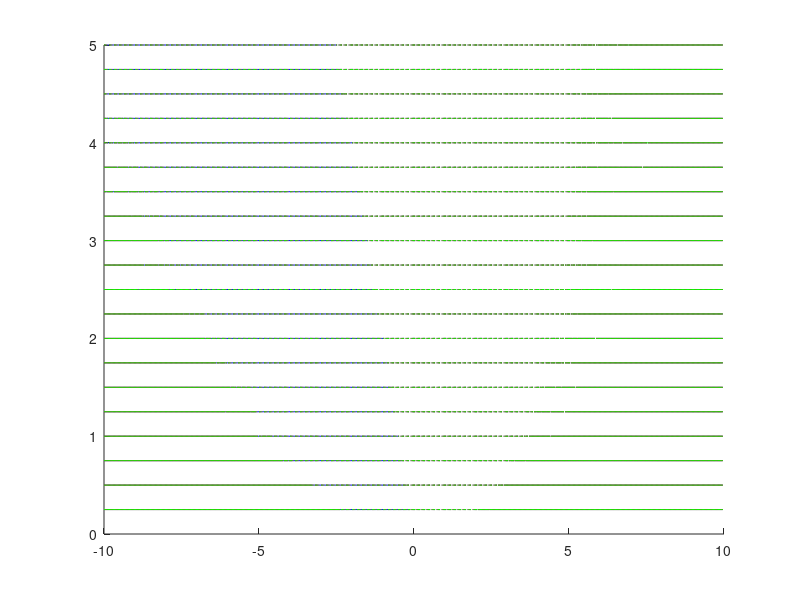

MATLAB code to generate this figure:
clear; close all;

% parameters
miu = -0.5;
sigma = 1;

% density function
f = @(t,x)1/sigma/sqrt(2*pi*t)*exp(-(x-miu*t).^2/(2*sigma^2*t));

% grid
Lx = 20;
nx = 500;
x = linspace(-Lx/2,Lx/2-Lx/nx,nx)';
Lt = 5;
nt = 20;
t = linspace(Lt/nt,Lt,nt);

% true density values
fx = zeros(nx,nt);
for i = 1:nt
    fx(:,i) = f(t(i),x);
end

% true fft
shift = (-1).^((0:nx-1)-floor(nx/2)).';
ytrue = zeros(nx,nt);
for i = 1:nt
    ytrue(:,i) = fftshift(fft(fx(:,i)))/nx;
end
ytrue = ytrue.*shift;

% propagation
y(:,1) = ytrue(:,1);
A = zeros(nx,nx);
for n = 1:nx
    N = n-1-floor(nx/2);
    if n == 1 && mod(nx,2) == 0
        A(n,n) = -2*sigma^2*pi^2*N^2/Lx^2;
    else
        A(n,n) = -miu*2*pi*1i*N/Lx-2*sigma^2*pi^2*N^2/Lx^2;
    end
end

for i = 2:nt
    y(:,i) = expm(A*(i-1)*Lt/nt)*y(:,1);
end

% reconstruct density
freq = ((0:nx-1)-floor(nx/2))/Lx;
f_fft = @(x,y)real(sum(y.'.*exp(1i*freq*2*pi.*x),2));

% plot
figure; hold on;
for i = 1:nt
    plot3(x,ones(nx,1)*t(i),fx(:,i),'b');
    plot3(x,ones(nx,1)*t(i),f_fft(x,ytrue(:,i)),'r');
    plot3(x,ones(nx,1)*t(i),f_fft(x,y(:,i)),'g');
end


